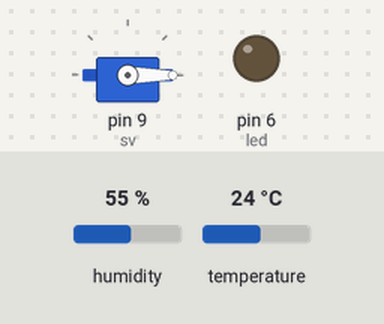
This sketch was run on a simulated Arduino Uno, built with avr-gcc and run on an emulated ATmega328P. Shown: servo, output pins drawn as LEDs (lit = HIGH). The inputs (shaded band) are chosen by the test bench; at power-on: temperature 24 °C, humidity 55 %.

Above: at 2.8 s.
2.9 s: temperature set to 29 °C
5.6 s: temperature set to 32 °C
At 7.2 s:
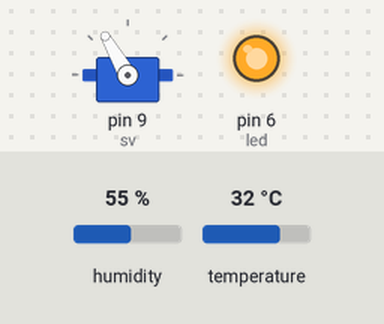
8.3 s: temperature set to 12 °C
At 10.8 s:
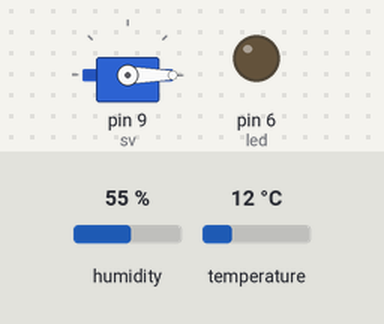
11.6 s: temperature set to 33 °C
At 13.2 s:
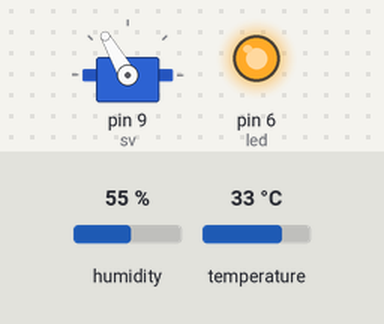
Timing chart, 0 to 14.7 s (numbered marks = the images above; inputs shaded):
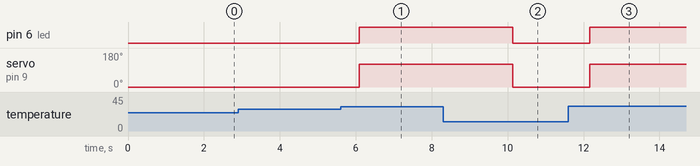

The sketch:

Temperature_LED_SERVO.ino
```cpp
#include <DHT.h>  //라이브러리 가져오기
#include <Servo.h>
#define DHTPIN 3
#define DHTTYPE DHT11
DHT dht(DHTPIN, DHT11); //DHT 객체 생성
Servo sv;     //Servo 객체 생성
int led = 6;

void setup() {
   dht.begin();
   sv.attach(9);
   sv.write(0);
   pinMode(led, OUTPUT);
   Serial.begin(9600);
}

void loop() {
  float temp = getTemp(); //온도 함수 호출

  //온도가 30도 이상이면 서보가 작동하고, LED 켜짐
  if(temp > 30){
    sv.write(120);
    digitalWrite(led, HIGH);
  }
  else{
    sv.write(0);
    digitalWrite(led, LOW);
  }
}

float getTemp(){
  float t = dht.readTemperature();
  float h = dht.readHumidity();
  if(isnan(h) || isnan(t)){
    Serial.println("Error in reading DHT sensor!");
    return;
  }
//  Serial.println("Temperature : " + String(t) + " C");
//  Serial.println("Humidity : " + String(h) + " %");
  //delay(2000);

  return t; //온도 반환
}
```

Measured:
- the behaviour switches between 30 and 31 °C on temperature (found by bisection; images 0 and 1)
- after the input at 2.9 s, every drawn part: stays the same
- after the input at 5.6 s, pin 6 (led): LOW → HIGH after 0.49 s; servo on pin 9 (sv): 0° → 120° after 0.49 s
- after the input at 8.3 s, pin 6 (led): HIGH → LOW after 1.8 s; servo on pin 9 (sv): 120° → 0° after 1.8 s
- after the input at 11.6 s, pin 6 (led): LOW → HIGH after 0.56 s; servo on pin 9 (sv): 0° → 120° after 0.56 s
